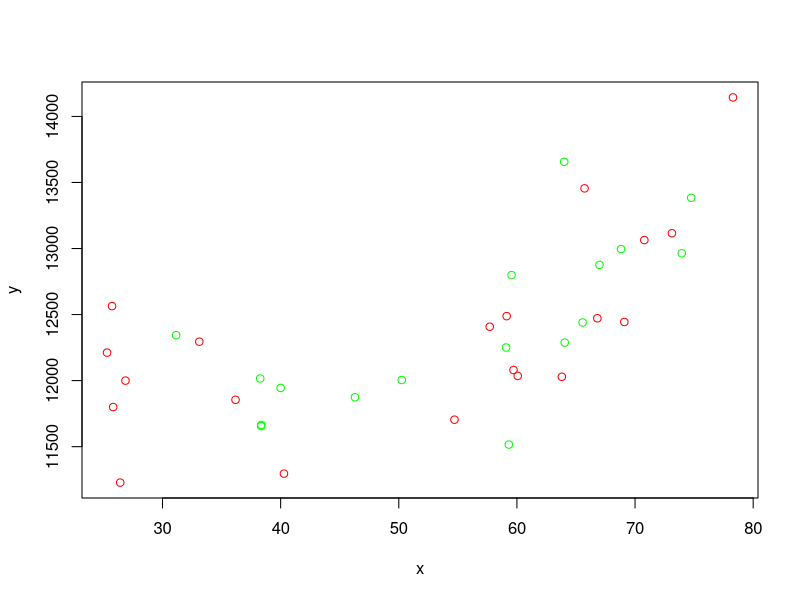
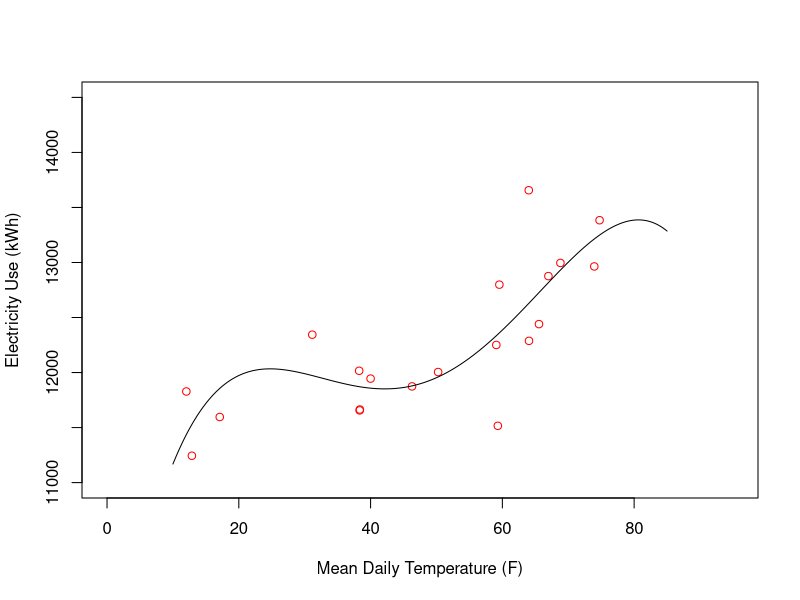

R code for these plots, in order:
# 
data <- read.csv("./Data/kWh_vs_Temperature.csv")
train_data <- data[1:20, ] # Take only the first 20 points for training
validation_data <- data[-c(1:20),] # Take all BUT the first 20 points for validation

plot(validation_data, col="Red")
points(train_data, col="Green")


# Choose Representation
# The representation determines what the final product
# of our machine learning can possibly look like
# In this case, we choose a simple third order polynomial
representation <- function(weights){
  # Args:
  # Weights: a vector of weights that matches the representation
  # Returns:
  # rep: a function of x
  rep <- function(x){
    weights[1] + weights[2]*x + weights[3]*x**2 + 
      weights[4]*x**3 + weights[5]*x**4
  }
  return(rep)
}

# Choose Evaluation Criteria or "Cost Function"
# The cost function is how we compare the large number of
# proposed models. It uses the data we are using for training
# In this case, we make a cost function that requires
# a choice of regularization parameter, lambda
cost <- function(weights, lambda, rep=representation){
  # Args:
  # weights: vector of weights. length must correspond to the representation
  # lambda: scalar value determining how strongly to penalize large weights
  # rep: a function with inputs 'weights' that ouputs a function that is a
  #      linear model of 'x'
  #
  # returns:
  # cost: a scalar value that should represents how bad a set of weights are
  #       for the given representation
  
  # Calculate squared error of prediction at each data point
  predictions <- rep(weights)(train_data$x)
  errors <- train_data$y - predictions
  dataCost <- 0.5*sum(errors**2)
  # Penalty for large weights (excluding the constant term)
  # This is to minimize overfitting
  # We do not penalize the constant term, which is determined by
  # the origin of the data
  weightCost <- lambda*(sum(weights[-1]**2)) #Drop the first weight
  return(dataCost + weightCost)
}

################################################################
# Optimization:
# Start playing with the lambda parameter to see
# how it effects the learned model
################################################################


startGuess <- c(5000,200,-5,5,5,5,5) #Estimate of weights to start optimization

# Create a cost to optimize by partially evaluating
# our cost function
optimizationCost <- function(weights){cost(weights, lambda=0, representation)}
bestFit <- optim(par=startGuess, #starting point for optimization
                 fn=optimizationCost, #function to optimize
                 method="BFGS") #optimization method
print(bestFit$par)
finalModel <- representation(bestFit$par)


#################################
# Plotting to visualize results #
#################################

xValues <- c(seq(10,85,0.1))
yValues <- finalModel(xValues)
fitData <- data.frame(x=xValues,
                      y=yValues)

plot(train_data, col="red", xlim=c(0,95), ylim=c(11000,14500),
     xlab="Mean Daily Temperature (F)",
     ylab="Electricity Use (kWh)")
lines(fitData, col="black")

# Compare with validation data sparingly!
# If you always compare, eventually it becomes training data too
# points(validation_data, col="green")






